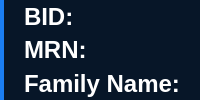
           <widget class="QWidget" name="binding_layout" native="true">
            <property name="sizePolicy">
             <sizepolicy hsizetype="Expanding" vsizetype="Preferred">
              <horstretch>0</horstretch>
              <verstretch>0</verstretch>
             </sizepolicy>
            </property>
            <property name="palette">
             <palette>
              <active>
               <colorrole role="WindowText">
                <brush brushstyle="SolidPattern">
                 <color alpha="255">
                  <red>255</red>
                  <green>255</green>
                  <blue>255</blue>
                 </color>
                </brush>
               </colorrole>
               <colorrole role="Button">
                <brush brushstyle="SolidPattern">
                 <color alpha="255">
                  <red>7</red>
                  <green>22</green>
                  <blue>40</blue>
                 </color>
                </brush>
               </colorrole>
               <colorrole role="Text">
                <brush brushstyle="SolidPattern">
                 <color alpha="255">
                  <red>255</red>
                  <green>255</green>
                  <blue>255</blue>
                 </color>
                </brush>
               </colorrole>
               <colorrole role="ButtonText">
                <brush brushstyle="SolidPattern">
                 <color alpha="255">
                  <red>255</red>
                  <green>255</green>
                  <blue>255</blue>
                 </color>
                </brush>
               </colorrole>
               <colorrole role="Base">
                <brush brushstyle="SolidPattern">
                 <color alpha="255">
                  <red>7</red>
                  <green>22</green>
                  <blue>40</blue>
                 </color>
                </brush>
               </colorrole>
               <colorrole role="Window">
                <brush brushstyle="SolidPattern">
                 <color alpha="255">
                  <red>7</red>
                  <green>22</green>
                  <blue>40</blue>
                 </color>
                </brush>
               </colorrole>
               <colorrole role="PlaceholderText">
                <brush brushstyle="SolidPattern">
                 <color alpha="255">
                  <red>255</red>
                  <green>255</green>
                  <blue>255</blue>
                 </color>
                </brush>
               </colorrole>
              </active>
              <inactive>
               <colorrole role="WindowText">
                <brush brushstyle="SolidPattern">
                 <color alpha="255">
                  <red>255</red>
                  <green>255</green>
                  <blue>255</blue>
                 </color>
                </brush>
               </colorrole>
               <colorrole role="Button">
                <brush brushstyle="SolidPattern">
                 <color alpha="255">
                  <red>7</red>
                  <green>22</green>
                  <blue>40</blue>
                 </color>
                </brush>
               </colorrole>
               <colorrole role="Text">
                <brush brushstyle="SolidPattern">
                 <color alpha="255">
                  <red>255</red>
                  <green>255</green>
                  <blue>255</blue>
                 </color>
                </brush>
               </colorrole>
               <colorrole role="ButtonText">
                <brush brushstyle="SolidPattern">
                 <color alpha="255">
                  <red>255</red>
                  <green>255</green>
                  <blue>255</blue>
                 </color>
                </brush>
               </colorrole>
               <colorrole role="Base">
                <brush brushstyle="SolidPattern">
                 <color alpha="255">
                  <red>7</red>
                  <green>22</green>
                  <blue>40</blue>
                 </color>
                </brush>
               </colorrole>
               <colorrole role="Window">
                <brush brushstyle="SolidPattern">
                 <color alpha="255">
                  <red>7</red>
                  <green>22</green>
                  <blue>40</blue>
                 </color>
                </brush>
               </colorrole>
               <colorrole role="PlaceholderText">
                <brush brushstyle="SolidPattern">
                 <color alpha="255">
                  <red>255</red>
                  <green>255</green>
                  <blue>255</blue>
                 </color>
                </brush>
               </colorrole>
              </inactive>
              <disabled>
               <colorrole role="WindowText">
                <brush brushstyle="SolidPattern">
                 <color alpha="255">
                  <red>255</red>
                  <green>255</green>
                  <blue>255</blue>
                 </color>
                </brush>
               </colorrole>
               <colorrole role="Button">
                <brush brushstyle="SolidPattern">
                 <color alpha="255">
                  <red>7</red>
                  <green>22</green>
                  <blue>40</blue>
                 </color>
                </brush>
               </colorrole>
               <colorrole role="Text">
                <brush brushstyle="SolidPattern">
                 <color alpha="255">
                  <red>255</red>
                  <green>255</green>
                  <blue>255</blue>
                 </color>
                </brush>
               </colorrole>
               <colorrole role="ButtonText">
                <brush brushstyle="SolidPattern">
                 <color alpha="255">
                  <red>255</red>
                  <green>255</green>
                  <blue>255</blue>
                 </color>
                </brush>
               </colorrole>
               <colorrole role="Base">
                <brush brushstyle="SolidPattern">
                 <color alpha="255">
                  <red>7</red>
                  <green>22</green>
                  <blue>40</blue>
                 </color>
                </brush>
               </colorrole>
               <colorrole role="Window">
                <brush brushstyle="SolidPattern">
                 <color alpha="255">
                  <red>7</red>
                  <green>22</green>
                  <blue>40</blue>
                 </color>
                </brush>
               </colorrole>
               <colorrole role="PlaceholderText">
                <brush brushstyle="SolidPattern">
                 <color alpha="255">
                  <red>255</red>
                  <green>255</green>
                  <blue>255</blue>
                 </color>
                </brush>
               </colorrole>
              </disabled>
             </palette>
            </property>
            <property name="autoFillBackground">
             <bool>false</bool>
            </property>
            <property name="styleSheet">
             <string notr="true">background:rgb(7, 22, 40);
color: rgb(255, 255, 255);</string>
            </property>
            <layout class="QHBoxLayout" name="horizontalLayout_2">
             <property name="spacing">
              <number>0</number>
             </property>
             <property name="leftMargin">
              <number>0</number>
             </property>
             <property name="topMargin">
              <number>0</number>
             </property>
             <property name="rightMargin">
              <number>0</number>
             </property>
             <property name="bottomMargin">
              <number>0</number>
             </property>
             <item>
              <widget class="QWidget" name="binding_bar" native="true">
               <property name="maximumSize">
                <size>
                 <width>4</width>
                 <height>16777215</height>
                </size>
               </property>
               <property name="palette">
                <palette>
                 <active>
                  <colorrole role="WindowText">
                   <brush brushstyle="SolidPattern">
                    <color alpha="255">
                     <red>255</red>
                     <green>255</green>
                     <blue>255</blue>
                    </color>
                   </brush>
                  </colorrole>
                  <colorrole role="Button">
                   <brush brushstyle="SolidPattern">
                    <color alpha="255">
                     <red>27</red>
                     <green>126</green>
                     <blue>242</blue>
                    </color>
                   </brush>
                  </colorrole>
                  <colorrole role="Text">
                   <brush brushstyle="SolidPattern">
                    <color alpha="255">
                     <red>255</red>
                     <green>255</green>
                     <blue>255</blue>
                    </color>
                   </brush>
                  </colorrole>
                  <colorrole role="ButtonText">
                   <brush brushstyle="SolidPattern">
                    <color alpha="255">
                     <red>255</red>
                     <green>255</green>
                     <blue>255</blue>
                    </color>
                   </brush>
                  </colorrole>
                  <colorrole role="Base">
                   <brush brushstyle="SolidPattern">
                    <color alpha="255">
                     <red>27</red>
                     <green>126</green>
                     <blue>242</blue>
                    </color>
                   </brush>
                  </colorrole>
                  <colorrole role="Window">
                   <brush brushstyle="SolidPattern">
                    <color alpha="255">
                     <red>27</red>
                     <green>126</green>
                     <blue>242</blue>
                    </color>
                   </brush>
                  </colorrole>
                  <colorrole role="PlaceholderText">
                   <brush brushstyle="SolidPattern">
                    <color alpha="255">
                     <red>255</red>
                     <green>255</green>
                     <blue>255</blue>
                    </color>
                   </brush>
                  </colorrole>
                 </active>
                 <inactive>
                  <colorrole role="WindowText">
                   <brush brushstyle="SolidPattern">
                    <color alpha="255">
                     <red>255</red>
                     <green>255</green>
                     <blue>255</blue>
                    </color>
                   </brush>
                  </colorrole>
                  <colorrole role="Button">
                   <brush brushstyle="SolidPattern">
                    <color alpha="255">
                     <red>27</red>
                     <green>126</green>
                     <blue>242</blue>
                    </color>
                   </brush>
                  </colorrole>
                  <colorrole role="Text">
                   <brush brushstyle="SolidPattern">
                    <color alpha="255">
                     <red>255</red>
                     <green>255</green>
                     <blue>255</blue>
                    </color>
                   </brush>
                  </colorrole>
                  <colorrole role="ButtonText">
                   <brush brushstyle="SolidPattern">
                    <color alpha="255">
                     <red>255</red>
                     <green>255</green>
                     <blue>255</blue>
                    </color>
                   </brush>
                  </colorrole>
                  <colorrole role="Base">
                   <brush brushstyle="SolidPattern">
                    <color alpha="255">
                     <red>27</red>
                     <green>126</green>
                     <blue>242</blue>
                    </color>
                   </brush>
                  </colorrole>
                  <colorrole role="Window">
                   <brush brushstyle="SolidPattern">
                    <color alpha="255">
                     <red>27</red>
                     <green>126</green>
                     <blue>242</blue>
                    </color>
                   </brush>
                  </colorrole>
                  <colorrole role="PlaceholderText">
                   <brush brushstyle="SolidPattern">
                    <color alpha="255">
                     <red>255</red>
                     <green>255</green>
                     <blue>255</blue>
                    </color>
                   </brush>
                  </colorrole>
                 </inactive>
                 <disabled>
                  <colorrole role="WindowText">
                   <brush brushstyle="SolidPattern">
                    <color alpha="255">
                     <red>255</red>
                     <green>255</green>
                     <blue>255</blue>
                    </color>
                   </brush>
                  </colorrole>
                  <colorrole role="Button">
                   <brush brushstyle="SolidPattern">
                    <color alpha="255">
                     <red>27</red>
                     <green>126</green>
                     <blue>242</blue>
                    </color>
                   </brush>
                  </colorrole>
                  <colorrole role="Text">
                   <brush brushstyle="SolidPattern">
                    <color alpha="255">
                     <red>255</red>
                     <green>255</green>
                     <blue>255</blue>
                    </color>
                   </brush>
                  </colorrole>
                  <colorrole role="ButtonText">
                   <brush brushstyle="SolidPattern">
                    <color alpha="255">
                     <red>255</red>
                     <green>255</green>
                     <blue>255</blue>
                    </color>
                   </brush>
                  </colorrole>
                  <colorrole role="Base">
                   <brush brushstyle="SolidPattern">
                    <color alpha="255">
                     <red>27</red>
                     <green>126</green>
                     <blue>242</blue>
                    </color>
                   </brush>
                  </colorrole>
                  <colorrole role="Window">
                   <brush brushstyle="SolidPattern">
                    <color alpha="255">
                     <red>27</red>
                     <green>126</green>
                     <blue>242</blue>
                    </color>
                   </brush>
                  </colorrole>
                  <colorrole role="PlaceholderText">
                   <brush brushstyle="SolidPattern">
                    <color alpha="255">
                     <red>255</red>
                     <green>255</green>
                     <blue>255</blue>
                    </color>
                   </brush>
                  </colorrole>
                 </disabled>
                </palette>
               </property>
               <property name="autoFillBackground">
                <bool>false</bool>
               </property>
               <property name="styleSheet">
                <string notr="true">background-color: rgb(27, 126, 242);</string>
               </property>
              </widget>
             </item>
             <item>
              <layout class="QGridLayout" name="binding_contents">
               <item row="2" column="0">
                <widget class="QLabel" name="namelabel">
                 <property name="font">
                  <font>
                   <family>Arial</family>
                   <pointsize>18</pointsize>
                   <bold>true</bold>
                  </font>
                 </property>
                 <property name="text">
                  <string>Family Name:</string>
                 </property>
                 <property name="margin">
                  <number>0</number>
                 </property>
                 <property name="indent">
                  <number>20</number>
                 </property>
                </widget>
               </item>
               <item row="0" column="0">
                <widget class="QLabel" name="bidlabel">
                 <property name="font">
                  <font>
                   <family>Arial</family>
                   <pointsize>18</pointsize>
                   <bold>true</bold>
                  </font>
                 </property>
                 <property name="text">
                  <string>BID:</string>
                 </property>
                 <property name="margin">
                  <number>0</number>
                 </property>
                 <property name="indent">
                  <number>20</number>
                 </property>
                </widget>
               </item>
               <item row="1" column="0">
                <widget class="QLabel" name="mrnlabel">
                 <property name="font">
                  <font>
                   <family>Arial</family>
                   <pointsize>18</pointsize>
                   <bold>true</bold>
                  </font>
                 </property>
                 <property name="text">
                  <string>MRN:</string>
                 </property>
                 <property name="margin">
                  <number>0</number>
                 </property>
                 <property name="indent">
                  <number>20</number>
                 </property>
                </widget>
               </item>
               <item row="0" column="1">
                <widget class="QLabel" name="bIDLineEdit">
                 <property name="font">
                  <font>
                   <family>Arial</family>
                   <pointsize>18</pointsize>
                   <bold>true</bold>
                  </font>
                 </property>
                 <property name="text">
                  <string/>
                 </property>
                </widget>
               </item>
               <item row="1" column="1">
                <widget class="QLabel" name="mRNLineEdit">
                 <property name="font">
                  <font>
                   <family>Arial</family>
                   <pointsize>18</pointsize>
                   <bold>true</bold>
                  </font>
                 </property>
                 <property name="text">
                  <string/>
                 </property>
                </widget>
               </item>
               <item row="2" column="1">
                <widget class="QLabel" name="familyNameLineEdit">
                 <property name="font">
                  <font>
                   <family>Arial</family>
                   <pointsize>18</pointsize>
                   <bold>true</bold>
                  </font>
                 </property>
                 <property name="text">
                  <string/>
                 </property>
                </widget>
               </item>
              </layout>
             </item>
            </layout>
           </widget>
